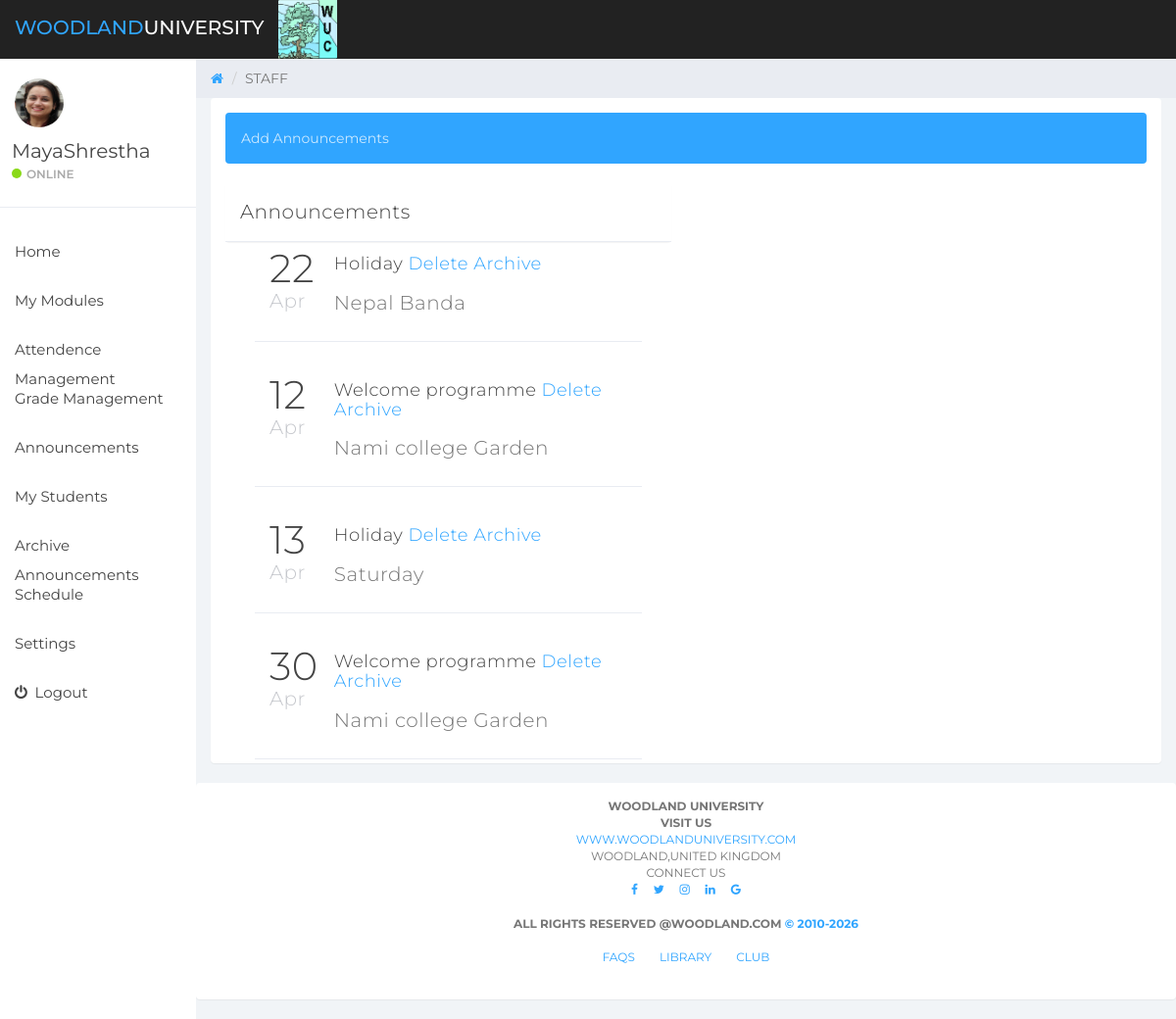
Screenshot of /index.php?page=staff_announcement (signed in) with the database file from the repository.
### tables this page shows
CREATE TABLE `module_leaders` (
  `staff_id` int(11) NOT NULL,
  `staff_firstname` varchar(255) NOT NULL,
  `staff_surname` varchar(255) NOT NULL,
  `staff_dob` date NOT NULL,
  `staff_address` varchar(255) NOT NULL,
  `staff_contact` varchar(15) NOT NULL,
  `staff_email` varchar(255) NOT NULL,
  `staff_gender` char(1) NOT NULL,
  `hire_date` date NOT NULL,
  `qualification` varchar(255) NOT NULL,
  `staff_photo` varchar(255) NOT NULL,
  `staff_password` varchar(10) DEFAULT NULL,
  `leader_archive` int(1) NOT NULL DEFAULT '1',
  `staff_type` int(1) NOT NULL DEFAULT '0'
);

CREATE TABLE `anouncements` (
  `ano_id` int(11) NOT NULL,
  `ano_title` varchar(255) NOT NULL,
  `ano_details` varchar(255) NOT NULL,
  `ano_date` date NOT NULL,
  `admin_id` int(11) DEFAULT NULL,
  `staff_id` int(11) DEFAULT NULL,
  `ano_archive` int(1) NOT NULL DEFAULT '1'
);

### functions/load_template.php (called while the page is built, shortened)
<?php
function loadTemplate($filename,$tempVars)
{
	extract($tempVars);
	require $filename;
	$content=ob_get_clean();
	return $content;
}

### pages/staff_announcement.php (called while the page is built, shortened)
<?php
$announce = new DataBaseTable('anouncements');
$anno = new DataBaseTable('anouncements');
$fetch = $announce->findAll();
$here = $anno->findAll();
$content = loadTemplate('../templates/staff/staff_announcement_template.php' , ['stmt'=>$fetch , 'st'=>$here]);
?>

### databasetable/databasetable.php (called while the page is built, shortened)
<?php
class DatabaseTable{
    public $table;
function __construct($table){
        $this->table = $table;
    }
function find($field, $value) {
    global $pdo;
        $stmt = $pdo->prepare('SELECT * FROM ' . $this->table . ' WHERE ' . $field . ' = :value');
        $criteria = [
                'value' => $value
        ];
        $stmt->execute($criteria);
        return $stmt;
}
function findAll() {
    global $pdo;
        $stmt = $pdo->prepare('SELECT * FROM ' . $this->table );
        $stmt->execute();
        return $stmt;
}
}
?>

### templates/staff/staff_announcement_template.php (the view, shortened to what this page needs)
<div class="alert bg-info" ><a href="index.php?page=addAnnouncements&sid=<?php echo $_SESSION['sessUserId']?>">Add Announcements</a></a></div>
<div class="row">
	<div class="col-md-6">
		<div class="panel panel-default articles">
			<div class="panel-heading">Announcements
				<?php foreach ($stmt as $key) {
					if($key['ano_archive']==1){
						?>
				<div class="panel-body articles-container">
					<div class="article border-bottom">
						<div class="col-xs-12">
							<div class="row">
								<div class="col-xs-2 col-md-2 date">
								<div class="large"><?php echo date('d', strtotime($key['ano_date']));?></div>
								<div class="text-muted"><?php echo date('M', strtotime($key['ano_date']));?></div>
							</div>
							<div class="col-xs-10 col-md-10">
								<h4><?php echo $key['ano_title'];?><a href="index.php?page=staff_announcement&did=<?php echo $key['ano_id'];  ?>"> Delete</a><a href="index.php?page=staff_announcement&anoamd=<?php echo $key['ano_id'];  ?>&an=0;"> Archive</a></td>
								</h4>
								<p><?php echo $key['ano_details'];?></p>
							</div>
						</div>
					</div>
				</div>
			</div>
			<?php }
		}
		?>
		</div>
	</div>
</div>

### templates/admin/layout.php (shortened to what this page needs)
 <html>
<link rel="stylesheet" href="https://cdnjs.cloudflare.com/ajax/libs/font-awesome/4.7.0/css/font-awesome.min.css">
<head>
	<link href="../css/bootstrap.min.css" rel="stylesheet">
	<link href="../css/font-awesome.min.css" rel="stylesheet">
	<link href="../css/datepicker3.css" rel="stylesheet">
	<link href="../css/styles.css" rel="stylesheet">
</head>
<body>
	<nav class="navbar navbar-custom navbar-fixed-top" role="navigation">
		<div class="container-fluid">
			<div class="navbar-header">
				<a class="navbar-brand" href="#"><span>Woodland</span>University</a><img src="../images/vslogo.png" c alt="" height="60px" width="60px;">
			</div>
		</div>
	</nav>
	<div id="sidebar-collapse" class="col-sm-3 col-lg-2 sidebar">
		<div class="profile-sidebar">
			<div class="profile-userpic">
				<?php
				if(isset($_SESSION['user_type'])){
					if($_SESSION['user_type']=='STAFF'){
						$staff = new DatabaseTable(' module_leaders');
						$fetch=$staff->find('staff_id',$_SESSION['sessUserId']);
						foreach ($fetch as $data) {?>
							<img src="../photos/<?php echo $data['staff_photo']; ?>"  alt=" photo">
						<?php }
					}
						foreach ($fetch as $data) {?>
						<?php }
				}
					?>
				</div>
			<div class="profile-usertitle">
				<div class="profile-usertitle-name">
					<?php
						if($_SESSION['user_type']=='ADMIN'){
							$admin = new DatabaseTable('admins');
							$fetch=$admin->find('admin_id',$_SESSION['sessUserId']);
							foreach ($fetch as $data) {
								echo $data['admin_name'];
							}
													}
						else if($_SESSION['user_type']=='STAFF'){
							$admin = new DatabaseTable('module_leaders');
							$fetch=$admin->find('staff_id',$_SESSION['sessUserId']);
							foreach ($fetch as $data) {
								echo $data['staff_firstname'].$data['staff_surname'];
							}
						}
					?>
				</div>
				<div class="profile-usertitle-status"><span class="indicator label-success"></span>Online</div>
			</div>
		</div>
		<ul class="nav menu">
			<?php
			if(isset($_SESSION['user_type'])){
				if($_SESSION['user_type']=='ADMIN'){?>
					<li><a href="index.php?page=adminHome"> Home</a></li>
					<li><a href="index.php?page=student"> Student Management</a></li>
					<li><a href="index.php?page=module"> Module Management</a></li>
					<li><a href="index.php?page=module_leader"> Staff Management</a></li>
					<li><a href="index.php?page=timetable"> Time Table</a></li>
					<li><a href="index.php?page=admin_announcement">Announcement</a></li>
					<li><a href="index.php?page=loginDetails">Login Management</a></li>
					<li><a href="index.php?page=faq">FAQs</a></li>
					<li class="parent "><a data-toggle="collapse" href="#sub-item-1">
						<em class="fa fa-navicon">&nbsp;</em> Archived<span data-toggle="collapse" href="#sub-item-1" class="icon pull-right"></span>
						</a>
						<ul class="children collapse" id="sub-item-1">
							<li><a class="" href="index.php?page=archiveStudents">
								<span class="fa fa-arrow-right">&nbsp;</span>Archived Students
							</a></li>
							<li><a class="" href="index.php?page=archiveModule">
								<span class="fa fa-arrow-right">&nbsp;</span>Archived Modules
							</a></li>
							<li><a class="" href="index.php?page=archiveModuleLeader">
								<span class="fa fa-arrow-right">&nbsp;</span>Archived Staffs
							</a></li>
						</ul>
					</li>
					<br><br><?php }
				else if($_SESSION['user_type']=='STAFF'){?>
					<li><a href="index.php?page=staffHome">Home</a></li>
					<li><a href="index.php?page=staff_modules">My Modules</a></li>
					<li><a href="index.php?page=showAttendence">Attendence Management</a></li>
					<li><a href="index.php?page=grade">Grade Management</a></li>
					<li><a href="index.php?page=staff_announcement">Announcements</a></li>
					<li><a href="index.php?page=staffStudentsList">My Students</a></li>
					<li><a href="index.php?page=staff_announcement_archive">Archive Announcements</a></li>
					<li><a href="index.php?page=staff_timetable">Schedule</a></li>
					<li><a href="index.php?page=staffSettings&id=<?php echo $_SESSION['sessUserId'] ?>">Settings</a></li>
					<?php }
		}
		 ?>
			<li><a href="index.php?page=logout"><em class="fa fa-power-off">&nbsp;</em> Logout</a></li>
		</ul>
	</div>
<div class="col-sm-9 col-sm-offset-3 col-lg-10 col-lg-offset-2 main">
		<div class="row">
			<ol class="breadcrumb">
				<li><a href="#">
					<em class="fa fa-home"></em>
				</a></li>
				<li class="active"><?php
			if(isset($_SESSION['user_type'])){
				if($_SESSION['user_type']=='ADMIN'){
					echo $_SESSION['user_type'];
				}
				elseif($_SESSION['user_type']=='STAFF'){
					echo $_SESSION['user_type'];
				}
				elseif($_SESSION['user_type']=='STUDENT'){
					echo $_SESSION['user_type'];
				}
			}
			else{
				echo "GENERAL";
			}
					?></li>
			</ol>
		</div>
<div class="row">
	<div class="col-md-12">
		<div class="panel panel-default">
			<div class="panel-body">
			<?php echo $content;	?>
			</div>
	</div>
</div>
</div>
<div class="row">
	<div class="col-md-12">
		<div class="panel panel-default">
			<div class="panel-body">
			<p class="back-link"><b>WoodLand University</b><br>
					<b>Visit Us<br> </b><a href="https://www.woodlanduniversity.com/">www.woodlanduniversity.com</a><br>
						 Woodland,United Kingdom<br>Connect Us <br>
					<a href="#" class="fa fa-facebook"> </a>&nbsp&nbsp&nbsp&nbsp
					<a href="#" class="fa fa-twitter"></a>&nbsp&nbsp&nbsp&nbsp
					<a href="#" class="fa fa-instagram"></a>&nbsp&nbsp&nbsp&nbsp
					<a href="#" class="fa fa-linkedin"></a>&nbsp&nbsp&nbsp&nbsp
					<a href="#" class="fa fa-google"></a><br><br>
					<b>All rights Reserved @woodland.com <a href="#">&copy; 2010-<?php echo date("Y");?></a></b><br><br>
					<a href="#">FAQs </a>&nbsp&nbsp&nbsp&nbsp&nbsp&nbsp
					<a href="#">Library </a>&nbsp&nbsp&nbsp&nbsp&nbsp&nbsp
					<a href="#">Club </a><br>
			</div>
	</div>
</div>
</div>
</div>
</div>
</body>
</html>

### css/styles.css (style rules this page uses)
body { background: #f1f4f7; padding-top: 60px; font-size: 14px; color: #444444; font-family: "Montserrat", "Helvetica Neue", Helvetica, Arial, sans-serif; }
p { color: #777; }
a, a:hover, a:focus { color: #30a5ff; }
h1, h2, h3, h4, h5, h6 { color: #444444; }
h3, h4 { font-weight: 300; }
.large { font-size: 2em; }
.text-muted { color: #c5c7cc; }
.navbar-custom { background: #222; height: 60px; }
.navbar-header .navbar-brand { color: #fff; font-size: 20px; text-transform: uppercase; font-weight: 500; height: 60px; padding-top: 18px; }
.navbar-header .navbar-brand span { color: #30a5ff; }
.bg-info, .bg-blue { color: #fff; background-color: #30a5ff; }
.bg-info a, .bg-blue a { color: rgba(255, 255, 255, 0.75); }
.label-success { background-color: #8ad919; }
.panel { border: 0; }
.panel-heading { font-size: 20px; font-weight: 300; letter-spacing: 0.025em; height: 60px; line-height: 38px; }
.panel-default .panel-heading { background: #fff; border-bottom: 1px solid #e9ecf2; color: #444444; }
.border-bottom { border-bottom: 1px solid #dadbda; }
.panel .border-top, .panel .border-right, .panel .border-bottom, .panel .border-left { border-color: #e9ecf2; }
.article { padding: 10px 0; }
.article:first-child { padding: 0 0 10px 0; }
.article h4 { margin-bottom: 10px; }
.article .date { text-align: center; margin: 5px auto; display: block; }
.article .date .text-muted { margin-top: -5px; }
.navbar { border: 0; }
.sidebar { display: block; padding: 0; display: none; box-shadow: none; background: #fff; }
.sidebar ul { margin: 20px 0px; }
@media (min-width: 768px) { .sidebar { display: block; position: fixed; top: 60px; bottom: 0; left: 0; z-index: 1000; display: block; margin: 0; padding: 0; overflow-x: hidden; overflow-y: auto; } }
@media (min-width: 768px) { .navbar-header { width: 100%; } }
.sidebar ul.nav li a { height: 50px; font-size: 15px; line-height: 2em; color: #444444; }
.profile-sidebar { padding: 10px 0; border-bottom: 1px solid #e9ecf2; }
.indicator { width: 10px; height: 10px; display: inline-block; border-radius: 9999px; margin-right: 5px; }
.profile-userpic img { float: left; margin: 10px 0px 0px 15px; width: 50px; height: 50px; border-radius: 9999px !important; }
.profile-usertitle { float: left; text-align: left; margin: 10px 0 0 12px; }
.profile-usertitle-name { font-size: 20px; margin-bottom: 0px; }
.profile-usertitle-status { text-transform: uppercase; color: #AAA; font-size: 12px; font-weight: 600; margin-bottom: 15px; }
.breadcrumb { border-radius: 0; padding: 10px 15px 10px 15px; background: #e9ecf2; margin: 0; }
p.back-link { text-align: center; margin-bottom: 20px; font-size: 12px; text-transform: uppercase; }

### rows the page displays
module_leaders: staff_photo (picture), staff_firstname "Maya", staff_surname "Shrestha"
anouncements: ano_date "22", ano_date "Apr", ano_title "Holiday", ano_details "Nepal Banda"
anouncements: ano_date "12", ano_date "Apr", ano_title "Welcome programme", ano_details "Nami college Garden"
anouncements: ano_date "13", ano_date "Apr", ano_title "Holiday", ano_details "Saturday"
anouncements: ano_date "30", ano_date "Apr", ano_title "Welcome programme", ano_details "Nami college Garden"

### other values shown
$_SESSION['user_type'] "STAFF"
